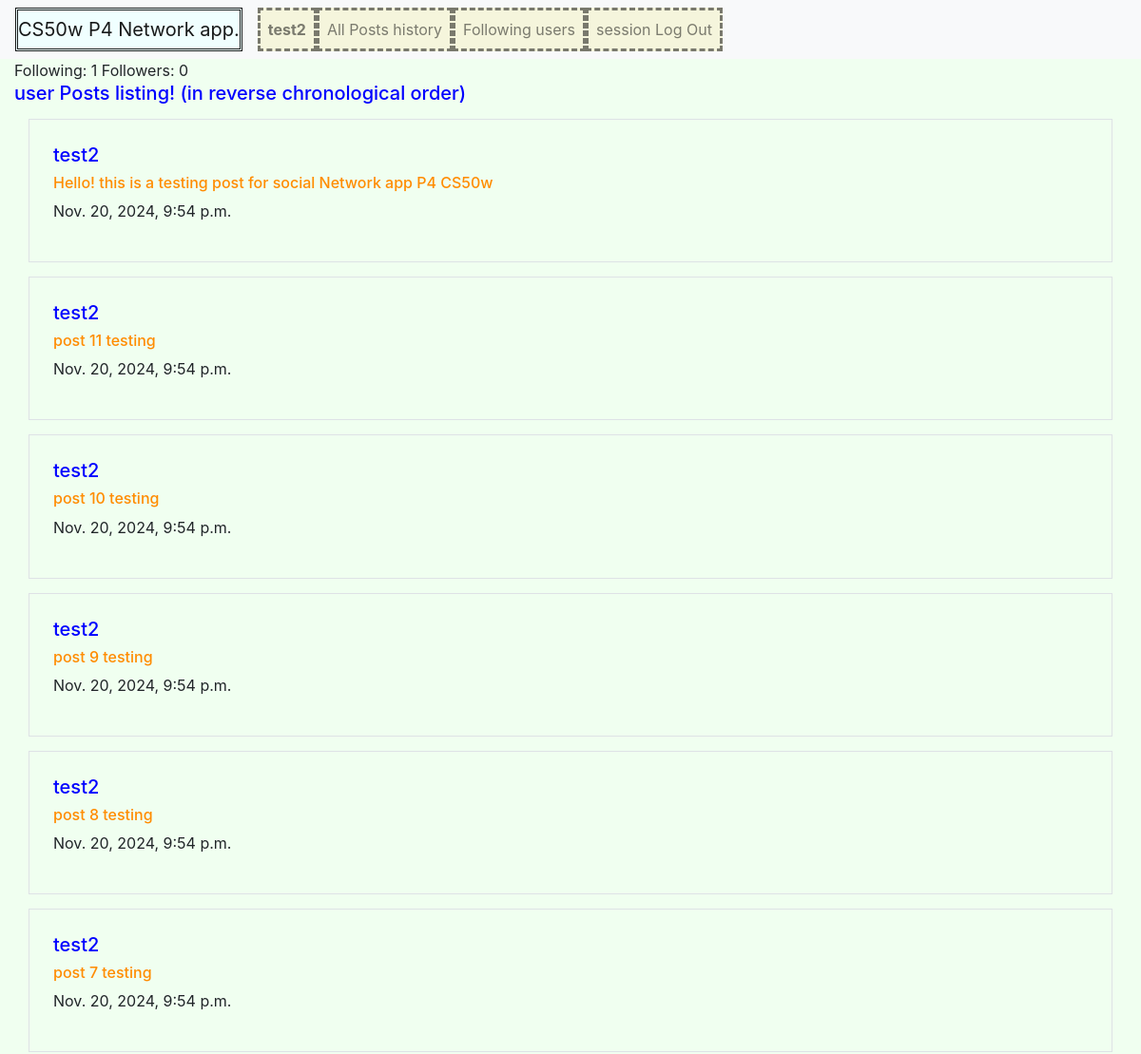
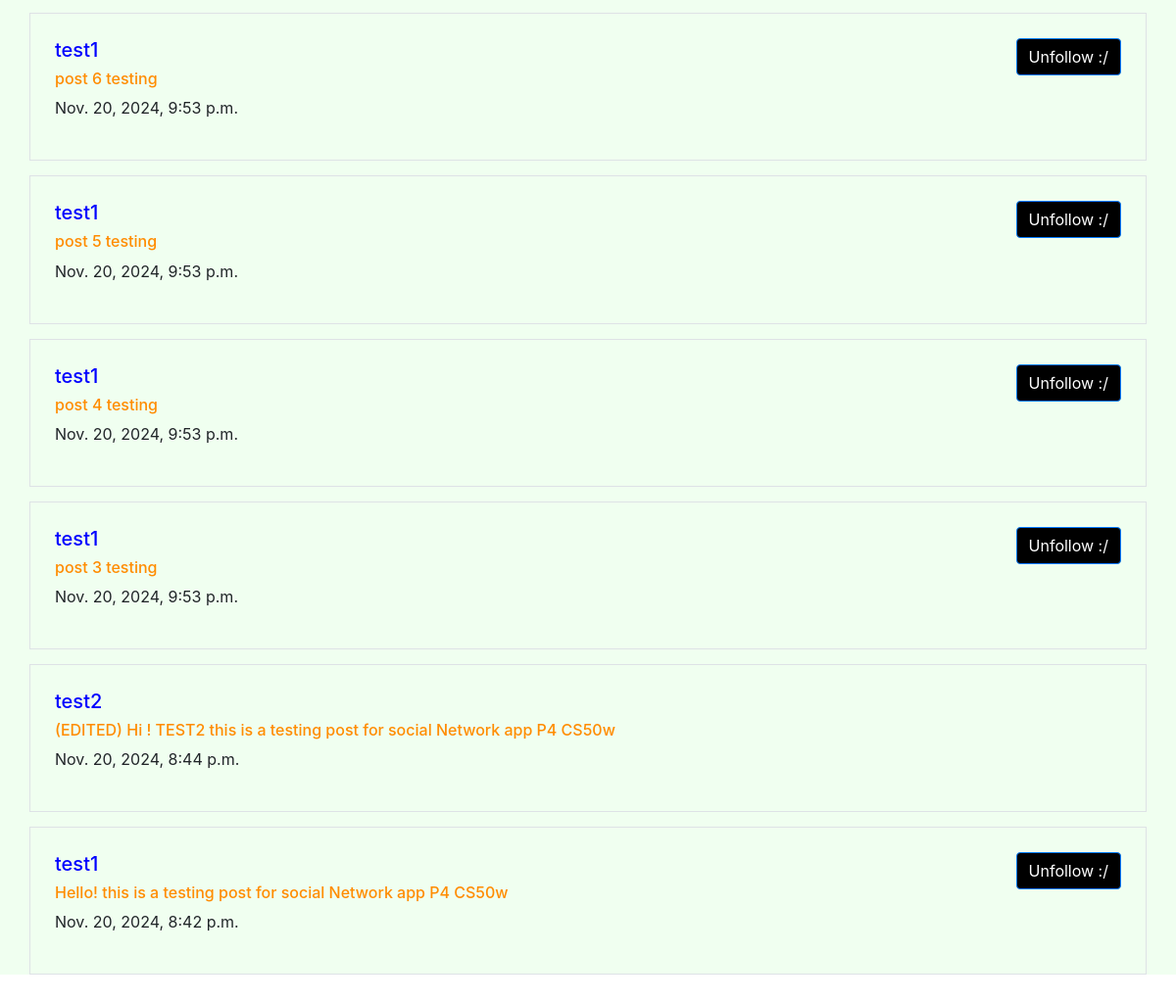
The page /profile (signed in) on the database its author committed (2 pictures, top to bottom).
### network/models.py (models this page shows, shortened)
class User(AbstractUser):
    pass

class Post(models.Model):
    user = models.ForeignKey(User, on_delete=models.CASCADE)
    post = models.TextField()
    date_added = models.DateTimeField(auto_now=True)
    liked_users = models.ManyToManyField(User, related_name='liked_posts')

### network/views.py (the view)
# urls.py: path("profile", views.profile, name="profile"),
def profile(request):
    if request.method == 'POST':
        data = json.loads(request.body)
        btn_value = data['btn_value']
        user_id = data['user_id']
        user = User.objects.get(id=user_id)
        if btn_value == 'unfollow':
            Profile.objects.filter(follower=request.user, following=user).delete()
        else:
            new_profile = Profile(follower=request.user, following=user)
            new_profile.save()
        return JsonResponse(f'{btn_value}ed {user} confirmed ', safe=False)
    else:
        user = request.user
        following = Profile.objects.filter(follower=user).count()
        follower = Profile.objects.filter(following=user).count()
        follower_list = [person.following for person in Profile.objects.filter(follower=user)]
        posts = Post.objects.order_by('date_added').reverse()
        context = {'follower': follower, 'following': following, 'posts': posts, 'follower_list': follower_list}
        return render(request, "network/profile.html", context)

### network/templates/network/profile.html
{% extends "network/layout.html" %}
{% block body %}
    Following: {{ following }}
    Followers: {{ follower }}
    <h5>user Posts listing! (in reverse chronological order)</h5>
    {% for post in posts %}
        <div class="border">
            {% if post.user != request.user %}
                {% if post.user in follower_list %}
                    <button data-follow="unfollow" data-user_id='{{ post.user.id }}' class="btn btn-primary follow-btn">Unfollow :/ </button>
                {% else %}
                    <button data-follow="follow" data-user_id='{{ post.user.id }}' class="btn btn-primary follow-btn">Follow this user ;0 </button>
                {% endif %}
            {% endif %}
            <h5>{{ post.user }}</h5>
            <h6>{{ post.post }}</h6>
            <p>{{ post.date_added }}</p>
        </div>
    {% endfor %}
{% endblock %}

### network/templates/network/layout.html (shortened to what this page needs)
{% load static %}
<!DOCTYPE html>
<html lang="en">
    <head>
        <link rel="stylesheet" href="https://cdnjs.cloudflare.com/ajax/libs/font-awesome/4.7.0/css/font-awesome.min.css">
        <link rel="stylesheet" href="https://stackpath.bootstrapcdn.com/bootstrap/4.4.1/css/bootstrap.min.css">
        <link href="{% static 'network/styles.css' %}" rel="stylesheet">
    </head>
    <body>
        <nav class="navbar navbar-expand-lg navbar-light bg-light">
            <a class="navbar-brand" href="#">CS50w P4 Network app.</a>
            <div>
              <ul class="navbar-nav mr-auto">
                {% if user.is_authenticated %}
                    <li class="nav-item">
                        <a class="nav-link" href="{% url 'profile' %}"><strong>{{ user.username }}</strong></a>
                    </li>
                {% endif %}
                <li class="nav-item">
                  <a class="nav-link" href="{% url 'index' %}">All Posts history</a>
                </li>
                {% if user.is_authenticated %}
                    <li class="nav-item">
                        <a class="nav-link" href="{% url 'following' %}">Following users</a>
                    </li>
                    <li class="nav-item">
                        <a class="nav-link" href="{% url 'logout' %}">session Log Out</a>
                    </li>
                {% endif %}
              </ul>
            </div>
          </nav>
         <div class="body container-fluid">
            {% block body %}
            {% endblock %}
        </div>
    </body>
</html>

### network/static/network/styles.css (style rules this page uses)
.border { border: 3px solid black; padding: 25px; margin: 15px; }
.navbar-brand { background-color: azure; border-style: double; }
.nav-link { background-color: beige; border-style: dashed; }
button.btn.btn-primary { background: black; }
h5 { color: blue; }
h6 { color: darkorange; }
.body.container-fluid { background: honeydew; }
.follow-btn { float: right; }

### rows shown on the page
User: username "test2"
Post: user "test2", post "Hello! this is a testing post for social Network app P4 CS50w", date_added "Nov. 20, 2024, 9:54 p.m."
Post: user "test2", post "post 11 testing", date_added "Nov. 20, 2024, 9:54 p.m."
Post: user "test2", post "post 10 testing", date_added "Nov. 20, 2024, 9:54 p.m."
Post: user "test2", post "post 9 testing", date_added "Nov. 20, 2024, 9:54 p.m."
Post: user "test2", post "post 8 testing", date_added "Nov. 20, 2024, 9:54 p.m."
Post: user "test2", post "post 7 testing", date_added "Nov. 20, 2024, 9:54 p.m."
Post: user "test1", post "post 6 testing", date_added "Nov. 20, 2024, 9:53 p.m."
Post: user "test1", post "post 5 testing", date_added "Nov. 20, 2024, 9:53 p.m."
Post: user "test1", post "post 4 testing", date_added "Nov. 20, 2024, 9:53 p.m."
Post: user "test1", post "post 3 testing", date_added "Nov. 20, 2024, 9:53 p.m."
Post: user "test2", post "(EDITED) Hi ! TEST2 this is a testing post for social Network app P4 CS50w", date_added "Nov. 20, 2024, 8:44 p.m."
Post: user "test1", post "Hello! this is a testing post for social Network app P4 CS50w", date_added "Nov. 20, 2024, 8:42 p.m."

### other values the page prints
{{ following }} "1"
{{ follower }} "0"
